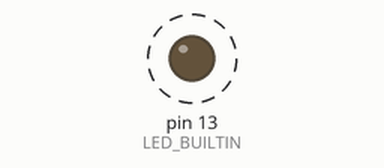
Recording of a sketch running on a simulated Arduino Uno, built with avr-gcc and run on an emulated ATmega328P. On the bench: output pins drawn as LEDs (lit = HIGH). Dashed ring = blinking. MIDI output is not drawn.

Above: at 0.5 s.
Timing chart, 0 to 4.6 s (numbered marks = the images above):
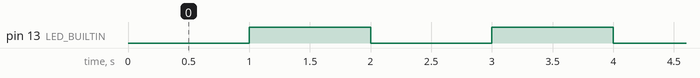

The sketch:

01b_send.ino
```cpp
#include <MIDI.h>
MIDI_CREATE_DEFAULT_INSTANCE();

void setup(){
    MIDI.begin(0);
    pinMode(LED_BUILTIN, OUTPUT);
}

void loop(){
    delay(1000);
    MIDI.sendNoteOn(60,127,1);
    digitalWrite(LED_BUILTIN, HIGH);
    delay(1000);
    MIDI.sendNoteOff(60,0,1);
    digitalWrite(LED_BUILTIN, LOW);
}
```

Measured:
- by itself, pin 13 (LED_BUILTIN): alternates HIGH for 1.0 s and LOW for 1.0 s
